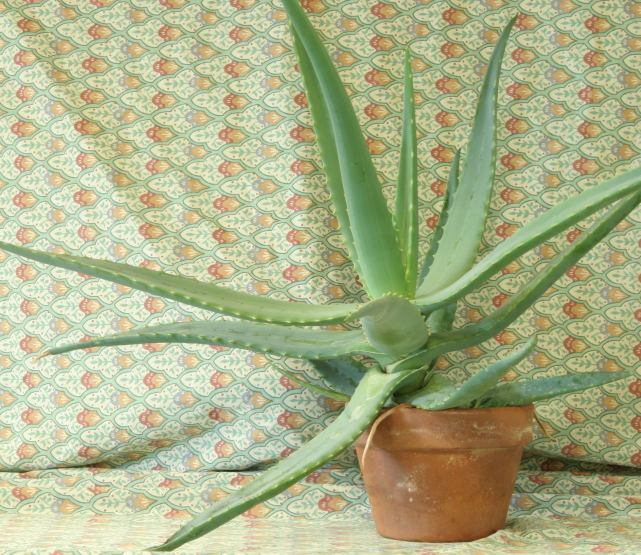
//> input picture 08_3D_vision/08_01_disparity/data/aloeL.jpg, 1282 x 1110 px (shown at 1/2 size)
$ ./main ../../08_3D_vision/08_01_disparity/data/aloeL.jpg ../../08_3D_vision/08_01_disparity/data/aloeR.jpg   (built with g++ and OpenCV 4)
//> lines starting //> are read from the running program, lines starting //| are printed output that depends on the picture; after the words box and inside, x2 and y2 are one past the last pixel; in counts of white or black regions, pixels touching at a corner belong together
/**
 * @file main.cpp
 * @brief Epipolar geometry: fundamental matrix, epipolar lines and epipole
 * @author José Miguel Guerrero Hernández
 *
 * This example demonstrates:
 * - Matching two views with ORB + ratio test (Chapter 13)
 * - cv::findFundamentalMat() with RANSAC: F estimated from correspondences
 *   alone, without knowing anything about the two cameras
 * - cv::computeCorrespondEpilines(): the line the homologous point must be on
 * - Measuring the constraint instead of trusting it: the distance from every
 *   inlier to its own epipolar line, and the value of x'^T F x
 *
 * This is the example of the epipolar geometry section, and it opens the
 * chapter because it justifies everything that comes after it: it is what
 * explains WHY the disparity search of 15_02 can afford to scan a single row.
 * Run it twice:
 *
 *   ./15_01_epipolar_geometry                          (unrectified pair)
 *   ./15_01_epipolar_geometry ../../data/aloeL.jpg ../../data/aloeR.jpg
 *
 * With the first pair the epipolar lines come out tilted and converge on the
 * epipole; with the second, already rectified, they come out horizontal and
 * the mean tilt collapses to about zero degrees. That difference, printed as a
 * number, is the whole point of rectifying.
 *
 * @note Plain OpenCV: no contrib modules needed.
 */

#include <cstdlib>
#include <opencv2/core.hpp>
#include <opencv2/imgproc.hpp>
#include <opencv2/imgcodecs.hpp>
#include <opencv2/highgui.hpp>
#include <opencv2/calib3d.hpp>   // findFundamentalMat, computeCorrespondEpilines
#include <opencv2/features2d.hpp>
#include <cmath>
#include <iostream>
#include <string>
#include <vector>

namespace Config
{
constexpr int NUM_FEATURES = 4000;      // ORB keypoints per image
constexpr float RATIO = 0.75f;          // Lowe's ratio test
constexpr double RANSAC_THRESHOLD = 1.0;  // Max distance to the epiline, px
constexpr double RANSAC_CONFIDENCE = 0.99;
constexpr int NUM_DRAWN = 10;           // Correspondences drawn, out of all
const char * WINDOW_NAME = "Epipolar geometry: left | right";
}

/**
 * @brief Matches two images with ORB and the ratio test
 *
 * The ratio test keeps a match only when the best candidate is clearly better
 * than the second best. It is the cheapest way to throw away the matches that
 * come from repeated texture, which is exactly what would poison F.
 */
void matchPair(
  const cv::Mat & left, const cv::Mat & right,
  std::vector<cv::Point2f> & points_left,
  std::vector<cv::Point2f> & points_right)
{
  cv::Ptr<cv::ORB> orb = cv::ORB::create(Config::NUM_FEATURES);
  std::vector<cv::KeyPoint> keypoints_left, keypoints_right;
  cv::Mat descriptors_left, descriptors_right;
  orb->detectAndCompute(left, cv::noArray(), keypoints_left, descriptors_left);
  orb->detectAndCompute(right, cv::noArray(), keypoints_right, descriptors_right);

  // NORM_HAMMING because ORB descriptors are binary strings
  cv::BFMatcher matcher(cv::NORM_HAMMING);
  std::vector<std::vector<cv::DMatch>> knn;
  matcher.knnMatch(descriptors_left, descriptors_right, knn, 2);

  for (const std::vector<cv::DMatch> & pair : knn) {
    if (pair.size() == 2 && pair[0].distance < Config::RATIO * pair[1].distance) {
      points_left.push_back(keypoints_left[pair[0].queryIdx].pt);
      points_right.push_back(keypoints_right[pair[0].trainIdx].pt);
    }
  }
}

/**
 * @brief Distance from a point to a line given as (a, b, c), with a^2+b^2 = 1
 */
double distanceToLine(const cv::Vec3f & line, const cv::Point2f & point)
{
  const double norm = std::sqrt(line[0] * line[0] + line[1] * line[1]);
  return std::abs(line[0] * point.x + line[1] * point.y + line[2]) / norm;
}

/**
 * @brief The epipole of an image, as the null vector of F (or of F^T)
 *
 * Every epipolar line of the right image passes through e', and F e = 0 by
 * construction, so the epipole is the null space of the matrix. SVD gives it
 * directly: the last row of Vt is the right null vector.
 */
cv::Point2f epipoleOf(const cv::Mat & fundamental)
{
  cv::Mat w, u, vt;
  cv::SVD::compute(fundamental, w, u, vt);
  const cv::Mat null_vector = vt.row(2);          // smallest singular value
  const double x = null_vector.at<double>(0);
  const double y = null_vector.at<double>(1);
  const double z = null_vector.at<double>(2);     // homogeneous scale
  return cv::Point2f(static_cast<float>(x / z), static_cast<float>(y / z));
}

/**
 * @brief Draws one epipolar line across the whole width of an image
 */
void drawEpiline(cv::Mat & image, const cv::Vec3f & line, const cv::Scalar & color)
{
  // a*x + b*y + c = 0 evaluated at both borders of the image
  const int width = image.cols;
  if (std::abs(line[1]) < 1e-9) {           // vertical line: b = 0
    const int x = static_cast<int>(-line[2] / line[0]);
    cv::line(image, cv::Point(x, 0), cv::Point(x, image.rows), color, 1, cv::LINE_AA);
    return;
  }
  const cv::Point a(0, static_cast<int>(-line[2] / line[1]));
  const cv::Point b(width, static_cast<int>(-(line[2] + line[0] * width) / line[1]));
  cv::line(image, a, b, color, 1, cv::LINE_AA);
}

int main(int argc, char ** argv)
{
  const std::string keys =
    "{help h | | Show this help message}"
    "{@left  | ../../data/left.jpg  | Left image of the pair}"
    "{@right | ../../data/right.jpg | Right image of the pair}";
  cv::CommandLineParser parser(argc, argv, keys);
  if (parser.has("help")) {
    parser.printMessage();
    return EXIT_SUCCESS;
  }

  const std::string left_path = parser.get<std::string>("@left");
  const std::string right_path = parser.get<std::string>("@right");

  // Without this, a malformed value (--frames=xyz) is reported by the parser
  // but the example carries on with the default, which is the hardest kind
  // of failure to diagnose. Note it validates values, not option names:
  // cv::CommandLineParser ignores an unknown option without complaining
  if (!parser.check()) {
    parser.printErrors();
    return EXIT_FAILURE;
  }
  cv::Mat left = cv::imread(cv::samples::findFile(left_path, false), cv::IMREAD_COLOR);
//> left is the input picture: 1110 rows x 1282 cols, CV_8UC3; mean B, G, R 136.6, 177.2, 171.2
  cv::Mat right = cv::imread(cv::samples::findFile(right_path, false), cv::IMREAD_COLOR);
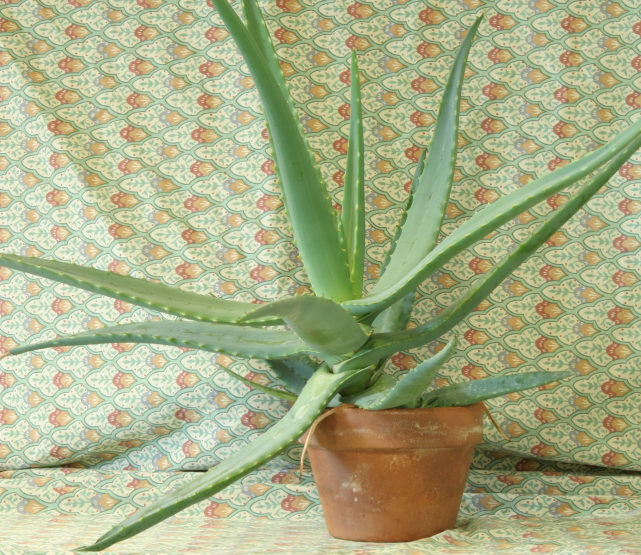
//> input picture 08_3D_vision/08_01_disparity/data/aloeR.jpg, 1282 x 1110 px (shown at 1/2 size)
//> right is the input picture: 1110 rows x 1282 cols, CV_8UC3; mean B, G, R 134.1, 174.2, 168
  if (left.empty() || right.empty()) {
    std::cerr << "Error: could not load the pair (" << left_path << ", "
              << right_path << ")" << std::endl;
    return EXIT_FAILURE;
  }

  std::cout << "=== Epipolar geometry ===" << std::endl;
  std::cout << "Pair: " << left_path << " / " << right_path << std::endl;

  // ========================================
  // Step 1: correspondences
  // ========================================
  std::vector<cv::Point2f> points_left, points_right;
  matchPair(left, right, points_left, points_right);
//> in matchPair, `orb->detectAndCompute(left, cv::noArray(), keypoints_left, descriptors..`: keypoints_left = 4000 keypoints; strongest (x, y, size): (472, 948, 44.6), (769, 742, 64.3), (771, 743, 53.6), (770, 744, 44.6)
//> in matchPair, `orb->detectAndCompute(right, cv::noArray(), keypoints_right, descripto..`: keypoints_right = 4000 keypoints; strongest (x, y, size): (413, 941, 37.2), (415, 940, 31), (411, 941, 64.3), (661, 742, 64.3)
//> in matchPair, `matcher.knnMatch(descriptors_left, descriptors_right, knn, 2);`: knn = 4000 matches
//> after the loop in matchPair, `for (const std::vector<cv::DMatch> & pair : knn)`: points_left = 1152 Points (x, y), first 12: [1055, 742], [235, 900], [199, 106], [1186, 104], [166, 902], [771, 745], [1129, 1004], [223, 339], [228, 323], [192, 340], [876, 322], [664, 981]; points_right = 1152 Points (x, y), first 12: [996, 742], [177, 900], [152, 106], [1138, 104], [109, 902], [664, 745], [1057, 1004], [167, 339], [173, 323], [136, 340], [823, 322], [590, 981]
  std::cout << "Matches after the ratio test: " << points_left.size() << std::endl;
//| Matches after the ratio test: 1152
  if (points_left.size() < 8) {
    // Eight is the minimum for the linear algorithm; RANSAC needs more
    std::cerr << "Error: not enough matches to estimate F" << std::endl;
    return EXIT_FAILURE;
  }

  // ========================================
  // Step 2: the fundamental matrix
  // ========================================
  // RANSAC checks each hypothesis with the epipolar constraint itself: a match
  // is an inlier when its point falls closer than RANSAC_THRESHOLD pixels to
  // the epipolar line the hypothesis predicts for it
  cv::Mat inlier_mask;
  cv::Mat fundamental = cv::findFundamentalMat(
    points_left, points_right, cv::FM_RANSAC,
    Config::RANSAC_THRESHOLD, Config::RANSAC_CONFIDENCE, inlier_mask);
//> inlier_mask = 1152 values, max 1 at index 0, min 0 at index 26, mean 0.816; fundamental = [[5.74e-09, -1.42e-05, 0.0127], [1.47e-05, -5.21e-08, 1.94e+11], [-0.013, -1.94e+11, 1]]
  if (fundamental.empty() || fundamental.rows != 3) {
    std::cerr << "Error: F could not be estimated (degenerate configuration?)"
              << std::endl;
    return EXIT_FAILURE;
  }

  // F is only defined up to scale (x'^T F x = 0 does not change if F is
  // multiplied by anything), and findFundamentalMat returns it with whatever
  // scale the estimation produced. Normalising makes the printed matrix and
  // the algebraic residual below comparable between one pair and the next.
  // Epipolar lines, distances and epipoles do not depend on this scale
  fundamental /= cv::norm(fundamental);
//> fundamental = [[2.09e-20, -5.17e-17, 4.62e-14], [5.33e-17, -1.89e-19, 0.707], [-4.73e-14, -0.707, 3.64e-12]]

  std::vector<cv::Point2f> inliers_left, inliers_right;
  for (size_t i = 0; i < points_left.size(); ++i) {
    if (inlier_mask.at<uchar>(static_cast<int>(i))) {
      inliers_left.push_back(points_left[i]);
      inliers_right.push_back(points_right[i]);
    }
  }
//> after the loop, inliers_left = 940 Points (x, y), first 12: [1055, 742], [235, 900], [199, 106], [1186, 104], [166, 902], [771, 745], [1129, 1004], [223, 339], [228, 323], [192, 340], [876, 322], [664, 981]; inliers_right = 940 Points (x, y), first 12: [996, 742], [177, 900], [152, 106], [1138, 104], [109, 902], [664, 745], [1057, 1004], [167, 339], [173, 323], [136, 340], [823, 322], [590, 981]
  std::cout << "Inliers accepted by RANSAC: " << inliers_left.size()
            << " of " << points_left.size() << std::endl;
//| Inliers accepted by RANSAC: 940 of 1152
  std::cout << "F =\n" << fundamental << std::endl;
//| F =
//| [2.086882122414447e-20, -5.167762252674299e-17, 4.61751010587016e-14;
//|  5.332144352162945e-17, -1.89424684957619e-19, 0.7071067811865455;
//|  -4.734503417615059e-14, -0.7071067811865496, 3.636297494413527e-12]
  // F must have rank 2, and the honest way to show it is the singular
  // values: the third one has to be negligible against the first
  cv::Mat singular_values;
  cv::SVD::compute(fundamental, singular_values);
//> singular_values = [0.707, 0.707, 2.09e-20]
  const double s1 = singular_values.at<double>(0);
//> s1 = 0.707
  const double s3 = singular_values.at<double>(2);
//> s3 = 2.09e-20
  std::cout << "Singular values of F: " << s1 << ", "
            << singular_values.at<double>(1) << ", " << s3
            << "  (s3/s1 = " << s3 / s1 << ", so rank 2)" << std::endl;
//| Singular values of F: 0.707107, 0.707107, 2.08688e-20  (s3/s1 = 2.9513e-20, so rank 2)

  // ========================================
  // Step 3: epipolar lines
  // ========================================
  // whichImage = 1 -> the points are in image 1 and the lines belong to image 2
  std::vector<cv::Vec3f> lines_in_right, lines_in_left;
  cv::computeCorrespondEpilines(inliers_left, 1, fundamental, lines_in_right);
//> lines_in_right = 940 items, first 12: [0, 1, -742], [0, 1, -900], [0, 1, -106], [0, 1, -104], [0, 1, -902], [0, 1, -745], [0, 1, -1004], [0, 1, -339], [0, 1, -323], [0, 1, -340], [0, 1, -322], [0, 1, -981]
  cv::computeCorrespondEpilines(inliers_right, 2, fundamental, lines_in_left);
//> lines_in_left = 940 items, first 12: [0, -1, 742], [0, -1, 900], [0, -1, 106], [0, -1, 104], [0, -1, 902], [0, -1, 745], [0, -1, 1004], [0, -1, 339], [0, -1, 323], [0, -1, 340], [0, -1, 322], [0, -1, 981]

  // ========================================
  // Step 4: measure the constraint
  // ========================================
  double sum_distance = 0.0, sum_algebraic = 0.0, sum_tilt = 0.0;
  for (size_t i = 0; i < inliers_left.size(); ++i) {
    // Symmetric distance: the point of each image against the line the other
    // image dictates for it
    sum_distance += 0.5 * (distanceToLine(lines_in_right[i], inliers_right[i]) +
      distanceToLine(lines_in_left[i], inliers_left[i]));

    // The constraint itself, x'^T F x, which should be zero. It is an
    // ALGEBRAIC residual: it has no units and it only means something once F
    // is normalised, which is why the distance in pixels above is the number
    // to trust
    const cv::Mat x = (cv::Mat_<double>(3, 1) << inliers_left[i].x, inliers_left[i].y, 1.0);
    const cv::Mat xp = (cv::Mat_<double>(3, 1) << inliers_right[i].x, inliers_right[i].y, 1.0);
    sum_algebraic += std::abs(cv::Mat(xp.t() * fundamental * x).at<double>(0));

    // Tilt of the epipolar line, folded into [0, 90]: a line has no
    // direction, so 158 degrees and 22 degrees are the same tilt.
    // 0 degrees means the line IS a row of the image
    double tilt = std::atan2(-lines_in_right[i][0], lines_in_right[i][1]) *
      180.0 / CV_PI;
    tilt = std::abs(tilt);
    if (tilt > 90.0) {
      tilt = 180.0 - tilt;
    }
    sum_tilt += tilt;
  }
//> this loop made 940 passes
//> (sum_distance, x, xp, sum_algebraic, tilt, sum_tilt) on passes 2 to 4: (0, [235, 900, 1], [177, 900, 1], 3.41e-13, 2.67e-14, 6.63e-13), (0, [199, 106, 1], [152, 106, 1], 1.44e-12, 3.3e-12, 3.96e-12), (0, [1186, 104, 1], [1138, 104, 1], 1.52e-12, 3.31e-12, 7.27e-12)
//> after the loop, sum_distance = 17.14; sum_algebraic = 12.12; sum_tilt = 1.83e-09
  const double n = static_cast<double>(inliers_left.size());
//> n = 940
  std::cout << "Mean distance point-to-epiline: " << sum_distance / n << " px"
            << std::endl;
//| Mean distance point-to-epiline: 0.0182299 px
  std::cout << "Mean |x'^T F x|: " << sum_algebraic / n << std::endl;
//| Mean |x'^T F x|: 0.0128905
  std::cout << "Mean tilt of the epipolar lines: " << sum_tilt / n << " deg"
            << std::endl;
//| Mean tilt of the epipolar lines: 1.94553e-12 deg

  // ========================================
  // Step 5: the epipole
  // ========================================
  // F e = 0 gives the epipole of the LEFT image; F^T e' = 0, that of the right
  const cv::Point2f epipole_left = epipoleOf(fundamental);
//> in epipoleOf, `cv::SVD::compute(fundamental, w, u, vt);`: w = [0.707, 0.707, 2.09e-20]; u = [[-4.62e-14, 4.61e-14, 1], [-0.707, 0.708, -6.53e-14], [-0.708, -0.707, -7.31e-17]]; vt = [[4.73e-14, 0.708, -0.707], [4.74e-14, 0.707, 0.708], [1, -6.7e-14, -7.54e-17]]
//> in epipoleOf, `const cv::Mat null_vector = vt.row(2);`: null_vector = [1, -6.7e-14, -7.54e-17]
//> in epipoleOf, `const double x = null_vector.at<double>(0);`: x = 1
//> in epipoleOf, `const double y = null_vector.at<double>(1);`: y = -6.7e-14
//> in epipoleOf, `const double z = null_vector.at<double>(2);`: z = -7.54e-17
//> epipole_left = Point(-1.33e+16, 887.9)
  const cv::Point2f epipole_right = epipoleOf(fundamental.t());
//> epipole_right = Point(-1.37e+16, 893.5)
  std::cout << "Left epipole:  (" << epipole_left.x << ", " << epipole_left.y << ")"
            << (cv::Rect(cv::Point(), left.size()).contains(epipole_left) ?
    "  inside the image" : "  OUTSIDE the image") << std::endl;
//| Left epipole:  (-1.32612e+16, 887.917)  OUTSIDE the image
  std::cout << "Right epipole: (" << epipole_right.x << ", " << epipole_right.y << ")"
            << (cv::Rect(cv::Point(), right.size()).contains(epipole_right) ?
    "  inside the image" : "  OUTSIDE the image") << std::endl;
//| Right epipole: (-1.3683e+16, 893.522)  OUTSIDE the image
  std::cout << "Both epipoles sit on the direction of the baseline, far from "
    "the centre\nof the frame. Getting them near the middle of the image takes "
    "a very\nconvergent pair, with each camera looking towards the other."
            << std::endl;

  // ========================================
  // Visualization
  // ========================================
  // Same color for a point and for the line of its homologue, so the pairing
  // can be followed by eye from one image to the other
  cv::RNG rng(7);            // seeded: the colors are the same on every run
  const int step = std::max<int>(1, static_cast<int>(inliers_left.size()) / Config::NUM_DRAWN);
//> step = 94
  for (size_t i = 0; i < inliers_left.size(); i += step) {
    const cv::Scalar color(rng.uniform(0, 200), rng.uniform(0, 200), rng.uniform(80, 255));
    drawEpiline(left, lines_in_left[i], color);
    drawEpiline(right, lines_in_right[i], color);
    cv::circle(left, inliers_left[i], 5, color, cv::FILLED, cv::LINE_AA);
    cv::circle(right, inliers_right[i], 5, color, cv::FILLED, cv::LINE_AA);
  }
//> this loop made 10 passes
//> (a in drawEpiline (second call), b in drawEpiline (second call)) on passes 1 to 8: (Point(0, 742), Point(1282, 742)), (Point(0, 581), Point(1282, 581)), (Point(0, 268), Point(1282, 268)), (Point(0, 60), Point(1282, 60)), (Point(0, 393), Point(1282, 393)), (Point(0, 59), Point(1282, 59)), (Point(0, 316), Point(1282, 316)), (Point(0, 891), Point(1282, 891))
//> pass 1, `drawEpiline(left, lines_in_left[i], color);`:
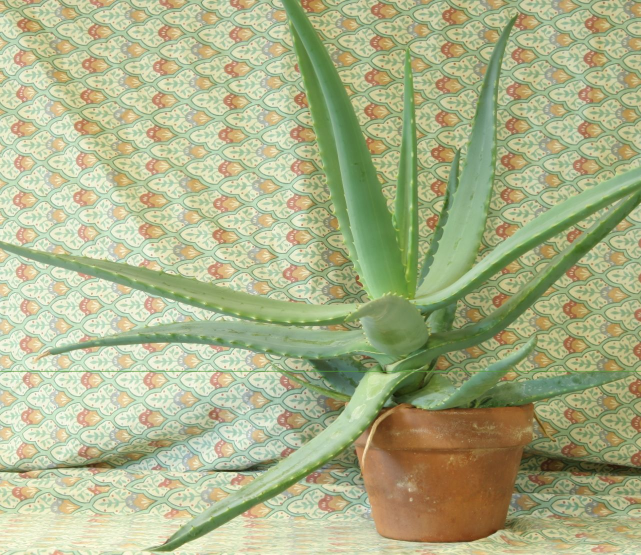
//> left: 1110 rows x 1282 cols, CV_8UC3 (shown at 1/2 size); 0.27% of pixels changed, all inside (x1, y1, x2, y2) = (0, 741, 1282, 744)
//> pass 1, `drawEpiline(right, lines_in_right[i], color);`:
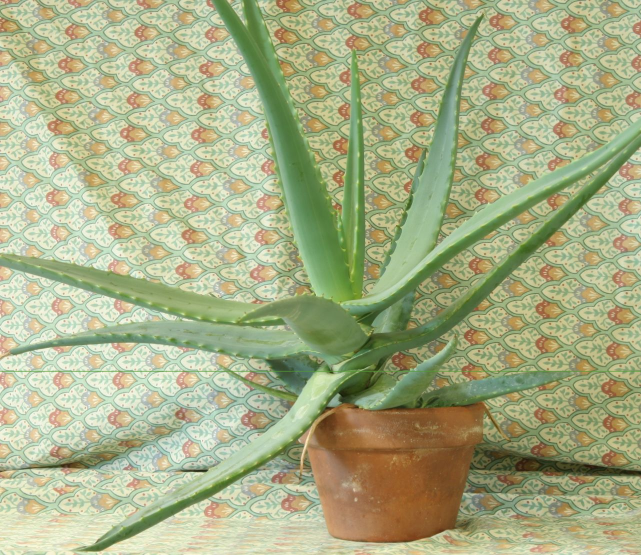
//> right: 1110 rows x 1282 cols, CV_8UC3 (shown at 1/2 size); 0.27% of pixels changed, all inside (x1, y1, x2, y2) = (0, 741, 1282, 744)
//> after the loop:
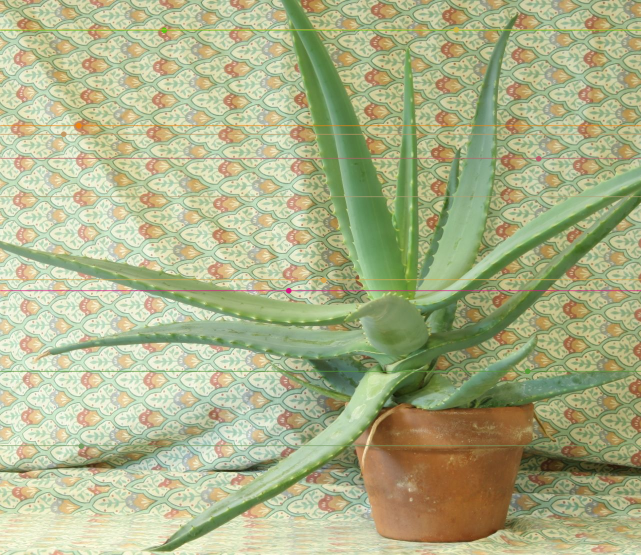
//> left: 1110 rows x 1282 cols, CV_8UC3 (shown at 1/2 size); mean B, G, R 135.9, 176.7, 171.2
//> after the loop:
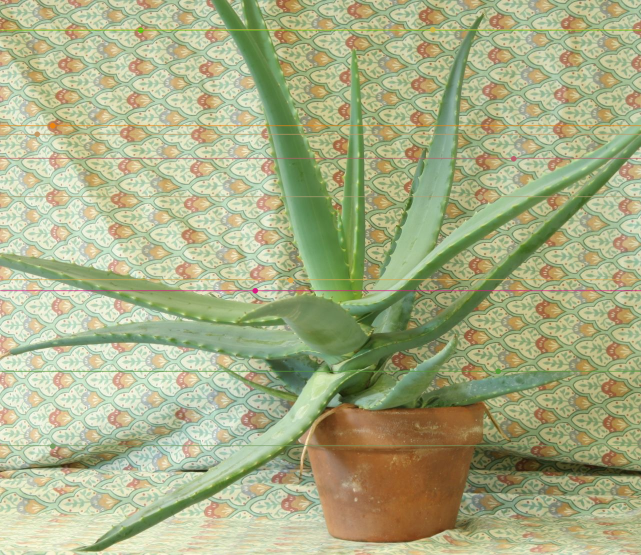
//> right: 1110 rows x 1282 cols, CV_8UC3 (shown at 1/2 size); mean B, G, R 133.5, 173.8, 168.1

  cv::Mat canvas(std::max(left.rows, right.rows), left.cols + right.cols,
    left.type(), cv::Scalar::all(0));
  left.copyTo(canvas(cv::Rect(0, 0, left.cols, left.rows)));
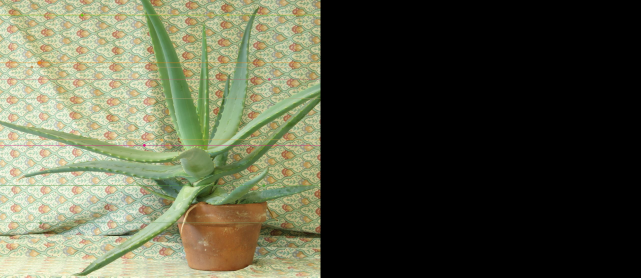
//> canvas: 1110 rows x 2564 cols, CV_8UC3 (shown at 1/4 size); mean B, G, R 68, 88.4, 85.6
  right.copyTo(canvas(cv::Rect(left.cols, 0, right.cols, right.rows)));
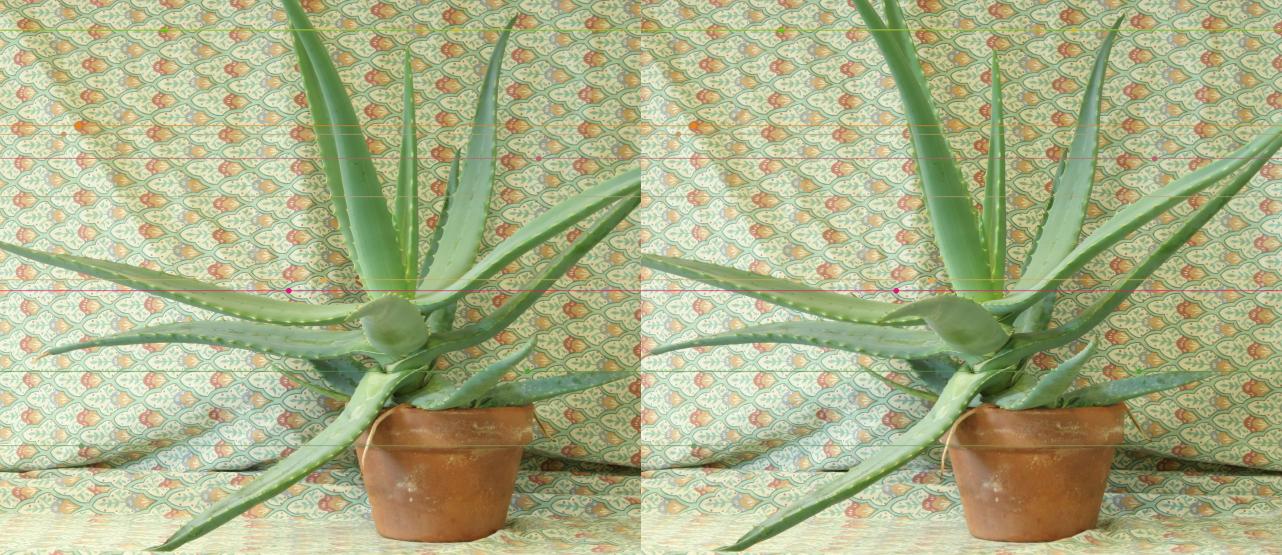
//> canvas: 1110 rows x 2564 cols, CV_8UC3 (shown at 1/2 size); mean B, G, R 134.7, 175.2, 169.7
  cv::imshow(Config::WINDOW_NAME, canvas);

  std::cout << "\nEvery point of the left image lies on the line of its own "
    "color\nin the right one, and the other way round.\nPress any key to exit..."
            << std::endl;
  cv::waitKey(0);
  return EXIT_SUCCESS;
}
